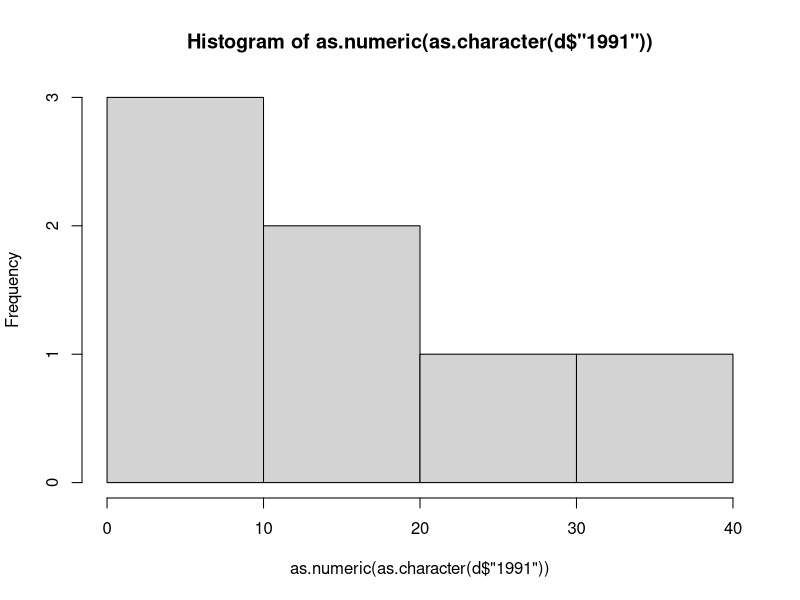
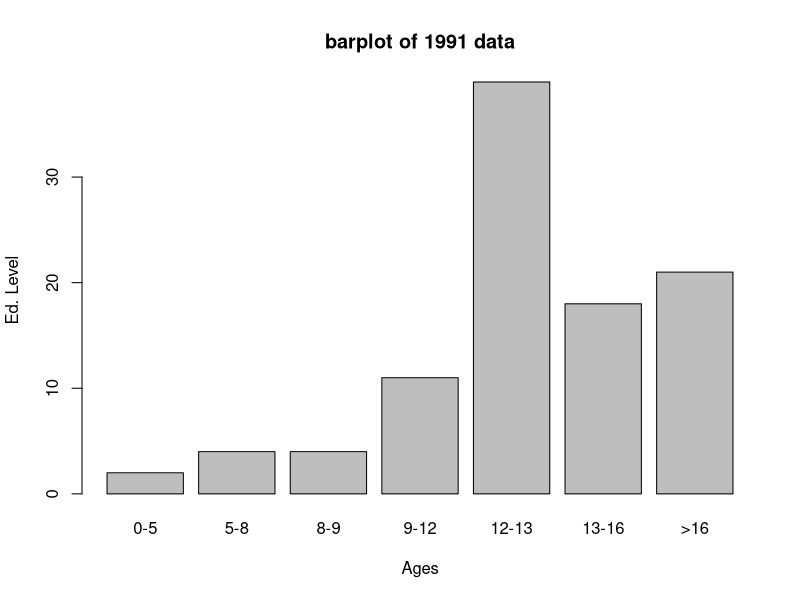

These charts were generated, in order, by the following R code:
a <- c(8,14,18,19,25,9,8)
b <- c(6,10,13,19,31,11,11)
c <- c(2,4,4,11,39,18,21)
summary(a)
summary(b)
summary(c)

attributeNames <- c("0-5","5-8","8-9","9-12","12-13","13-16",">16")
# Now to create a dataframe
d <- data.frame(cbind(attributeNames, a, b, c))
# Now d is the dataframe
colnames(d) <- c("EducationLevel", "1960", "1970", "1991")

# Draw the histogram of 1991 data
hist(as.numeric(as.character(d$"1991"))) # I used numeric values in the col names so, I have to mention the thing in quotes as d$"1991"
barplot(c, main="barplot of 1991 data", xlab = "Ages", ylab = "Ed. Level", names.arg = c("0-5","5-8","8-9","9-12","12-13","13-16",">16"))
